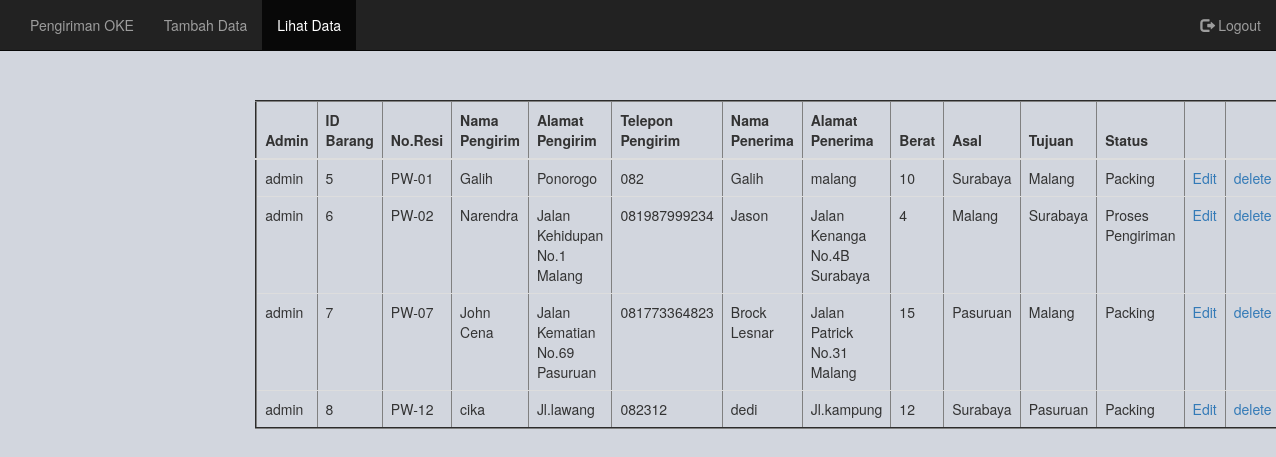
The page /data.php (signed in) on the database its author committed.
### tables this page shows
CREATE TABLE `data_barang` (
  `idbarang` int(11) NOT NULL,
  `nama_pengirim` varchar(45) NOT NULL,
  `alamat_pengirim` varchar(45) NOT NULL,
  `telp_peng` varchar(14) NOT NULL,
  `nama_penerima` varchar(45) NOT NULL,
  `alamat_penerima` varchar(45) NOT NULL,
  `berat` int(11) NOT NULL,
  `status` varchar(100) NOT NULL,
  `idkota_asal` int(11) NOT NULL,
  `idkota_tujuan` int(11) NOT NULL,
  `no_resi` varchar(45) NOT NULL,
  `id_admin` int(11) NOT NULL
);

CREATE TABLE `kota` (
  `idkota` int(255) NOT NULL,
  `nama_kota` varchar(45) DEFAULT NULL
);

### data.php (the view, shortened to what this page needs)
<!DOCTYPE html>
<html>
<head>
  	<link href="css/bootstrap.min.css" rel="stylesheet">
  	<link href="assets/css/bootstrap.css" rel="stylesheet">
	<link href="assets/css/animate.css" rel="stylesheet">
	<link href="assets/css/adminstyle.css" rel="stylesheet">
</head>
<body>
	<nav class="navbar navbar-inverse navbar-fixed-top">
		<div class="container-fluid">
		  <div class="navbar-header">
		  	<p class="navbar-text">Pengiriman OKE </p>
		  </div>
		  <ul class="nav navbar-nav">
			  <li><a href="admin.php">Tambah Data</a></li>
			  <li class="active"><a href="data.php">Lihat Data</a></li>
		  </ul>
		  <ul class="nav navbar-nav navbar-right">
		  	<li><a href="logout.php"><span class="glyphicon glyphicon-log-out"></span> Logout</a></li>
		  </ul>
		</div>
	</nav>
<?php
	require_once("koneksi.php");
	$sql = "SELECT * FROM data_barang INNER JOIN kota ON data_barang.idkota_asal=kota.idkota INNER JOIN admin ON data_barang.id_admin=admin.id_admin";
	$sql2 = "SELECT * FROM data_barang INNER JOIN kota ON data_barang.idkota_tujuan=kota.idkota";
	$result = $conn->query($sql);
	$result2 = $conn->query($sql2);
	if($result -> num_rows > 0) {
		?>
		<table border="2" class="table" style="width: 60%;margin-left: 20%; margin-top: 100px;">
			<thead>
				<th>Admin</th>
				<th>ID Barang</th>
				<th>No.Resi</th>
				<th>Nama Pengirim</th>
				<th>Alamat Pengirim</th>
				<th>Telepon Pengirim</th>
				<th>Nama Penerima</th>
				<th>Alamat Penerima</th>
				<th>Berat</th>
				<th>Asal</th>
				<th>Tujuan</th>
				<th>Status</th>
				<th></th>
				<th></th>
			</thead>
			<tbody>
			<?php
				while($row = $result->fetch_assoc()) {
					$row2 = $result2->fetch_assoc();
			?>
			<tr>
					<td><?php echo $row['username']?></td>
					<td><?php echo $row['idbarang'];?></td>
					<td><?php echo $row['no_resi'];?></td>
					<td><?php echo $row['nama_pengirim'];?></td>
					<td><?php echo $row['alamat_pengirim'];?></td>
					<td><?php echo $row['telp_peng'];?></td>
					<td><?php echo $row['nama_penerima'];?></td>
					<td><?php echo $row['alamat_penerima'];?></td>
					<td><?php echo $row['berat'];?></td>
					<td><?php echo $row['nama_kota'];?></td>
					<td><?php echo $row2['nama_kota'];?></td>
					<td><?php echo $row['status'];?></td>
					<?php echo "<td> <a href=\"crud.php?ID=$row[idbarang]&code=1\">Edit</a></td>"; ?>
					<?php echo "<td> <a href=\"crud.php?ID=$row[idbarang]&code=2\">delete</a></td>"; ?>
				</tr>
	<?php
	}
	?>
		</tbody>
		</table>
		<?php
	}

### assets/css/adminstyle.css (style rules this page uses)
body { background:#d2d6de; }

### rows shown on the page
data_barang: id_admin.username "admin", idbarang "5", no_resi "PW-01", nama_pengirim "Galih", alamat_pengirim "Ponorogo", telp_peng "082", nama_penerima "Galih", alamat_penerima "malang", berat "10", idkota_asal.nama_kota "Surabaya", idkota_tujuan.nama_kota "Malang", status "Packing"
data_barang: id_admin.username "admin", idbarang "6", no_resi "PW-02", nama_pengirim "Narendra", alamat_pengirim "Jalan Kehidupan No.1 Malang", telp_peng "081987999234", nama_penerima "Jason", alamat_penerima "Jalan Kenanga No.4B Surabaya", berat "4", idkota_asal.nama_kota "Malang", idkota_tujuan.nama_kota "Surabaya", status "Proses Pengiriman"
data_barang: id_admin.username "admin", idbarang "7", no_resi "PW-07", nama_pengirim "John Cena", alamat_pengirim "Jalan Kematian No.69 Pasuruan", telp_peng "081773364823", nama_penerima "Brock Lesnar", alamat_penerima "Jalan Patrick No.31 Malang", berat "15", idkota_asal.nama_kota "Pasuruan", idkota_tujuan.nama_kota "Malang", status "Packing"
data_barang: id_admin.username "admin", idbarang "8", no_resi "PW-12", nama_pengirim "cika", alamat_pengirim "Jl.lawang", telp_peng "082312", nama_penerima "dedi", alamat_penerima "Jl.kampung", berat "12", idkota_asal.nama_kota "Surabaya", idkota_tujuan.nama_kota "Pasuruan", status "Packing"
